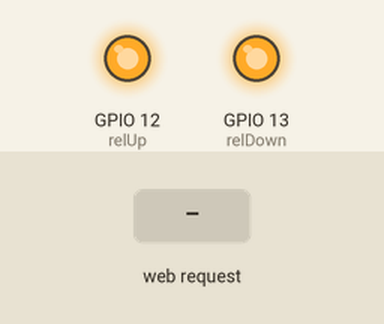
Recording of a sketch running on a simulated ESP8266 (NodeMCU). On the bench: output pins drawn as LEDs (lit = HIGH). Inputs (shaded band) come from the test bench. WiFi joins after 1.5 s; servers stay silent unless stated; what the sketch prints to the serial monitor is not drawn.

Above: at 4.2 s.
4.3 s: HTTP request GET /gpio/up received
At 5.2 s:
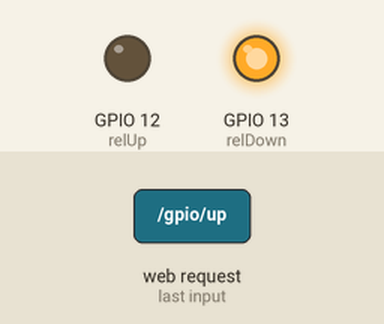
5.8 s: HTTP request GET /gpio/down received
At 6.3 s:
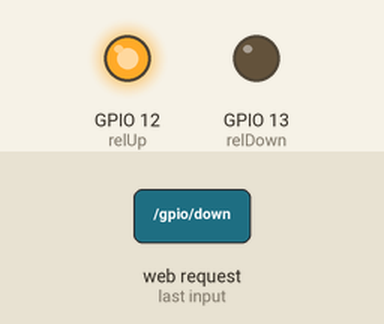
7.3 s: HTTP request GET /gpio/stop received
At 8.7 s:
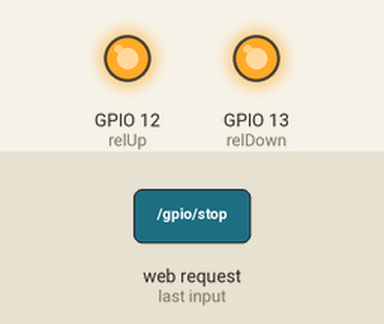
Timing chart, 0 to 10.3 s (numbered marks = the images above; inputs shaded):
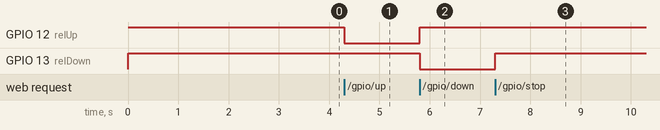

Measured:
- after the input at 4.3 s, GPIO 12 (relUp): HIGH → LOW at once
- after the input at 5.8 s, GPIO 12 (relUp): LOW → HIGH at once; GPIO 13 (relDown): HIGH → LOW at once
- after the input at 7.3 s, GPIO 13 (relDown): LOW → HIGH at once

The sketch:

persiana.ino
```cpp
/*
   Control de la persiana de una habitacion mediante 3 pulsadores
   v1.0 Implementado servidor web
   Author: Javier Gallego Carracedo
   11 Febrero 2019
*/

#include <ESP8266WiFi.h>

// Credenciales WiFi
const char* ssid = "MIWIFI_2G_7TVY";
const char* password = "Tw7ddkMk";

/*const char* ssid = "OpenWrt";
const char* password = "E64680C9E8220";*/

/*const char* ssid = "RT-N13E_B";
const char* password = "NidGewTcDLUMHjGNByjn";*/

// Definicion de variables y pines asociados
int botUp = 4;    //D2
int botDown = 16; //D0
int botStop = 5;  //D1
int relUp = 12;   //D6
int relDown = 13; //D7

int estado = 1;
int prev = 1;
int timeout;

WiFiServer server(80);

void setup() {
  // put your setup code here, to run once:
  /*pinMode(botUp, INPUT);
  pinMode(botDown, INPUT);
  pinMode(botStop, INPUT);*/
  pinMode(relUp, OUTPUT);
  pinMode(relDown, OUTPUT);
  digitalWrite(relUp, HIGH);
  digitalWrite(relDown, HIGH);

  Serial.begin(115200);
  delay(1500);

  connectWiFi();
}

void loop() {

  //leerBotones();
  //paradaEmergencia();
  leerPeticionWeb();
  ejecutarEstado();
  //if(WiFi.status() != WL_CONNECTED) connectWiFi();
  /*if(estado != prev){
    Serial.println(estado);
    prev = estado;
  }*/
}

void connectWiFi() {
  Serial.print("Connecting to: ");
  Serial.println(ssid);
  WiFi.begin(ssid, password);
  while (WiFi.status() != WL_CONNECTED)
  {
    delay(500);
    Serial.print(".");
  }
  Serial.println("");

  server.begin();                                // Iniciamos el servidor
  Serial.println("Server started");
  Serial.println(WiFi.localIP());      // Imprimimos la IP
}

void leerBotones() {
  if (digitalRead(botUp) == LOW) {
    while (digitalRead(botUp) == LOW) {}
    estado = 2;
  }
  else if (digitalRead(botDown) == LOW) {
    while (digitalRead(botDown) == LOW) {}
    estado = 3;
  }
  else if (digitalRead(botStop) == LOW) {
    while (digitalRead(botStop) == LOW) {}
    estado = 1;
  }
}

void paradaEmergencia(){
  if (digitalRead(botStop) == LOW) {
    while (digitalRead(botStop) == LOW) {}
    estado = 1;
  }
}

void leerPeticionWeb() {
  // servidor web

  WiFiClient client = server.available();
  if (!client) return;

  Serial.println("new client");
  while (!client.available()){
    delay(1);
  }

  String req = client.readStringUntil('\r');
  Serial.println(req);
  client.flush();

  int val;
  String s = "HTTP/1.1 200 OK\r\nContent-Type: text/json\r\n\r\n{\"status\":\"";
  if ( req.indexOf("/gpio/stop") != -1)
  {
    estado = 1;
    s += "Parada\"";
  }
  else if (req.indexOf("/gpio/up") != -1)
  {
    estado = 2;
    timeout = millis();
    s += "Subiendo\"";
  }
  else if (req.indexOf("/gpio/down") != -1)
  {
    estado = 3;
    timeout = millis();
    s += "Bajando\"";
  }
  else if (req.indexOf("/favicon.ico") != -1)
  {
    Serial.println("invalid request");
    client.stop();
    return;
  }
  else if (req.indexOf("/gpio/status") != -1)
  {
    switch(estado){
    case 1:
       s += "Parada\"";
    break;
    case 2:
       s += "Subiendo\"";
    break;
    case 3:
       s += "Bajando\"";
    break;
    default:
       s += "Invalid status\"";
    break;
    }
  }
  else
  { Serial.println("invalid request");
    estado = 1;
    client.stop();
    return;
  }
  s += "}";
  client.print(s);                    // Enviar el resultado de val al cliente
  delay(1);
  Serial.println("Client disonnected");
}

void ejecutarEstado(){
  if (estado == 2) {
    digitalWrite(relDown, HIGH);
    digitalWrite(relUp, LOW);
    if(millis() - timeout > 40000) estado = 1;
  }
  else if (estado == 3) {
    digitalWrite(relUp, HIGH);
    digitalWrite(relDown, LOW);
    if(millis() - timeout > 40000) estado = 1;
  }
  else if (estado == 1) {
    digitalWrite(relUp, HIGH);
    digitalWrite(relDown, HIGH);
  }
}
```
